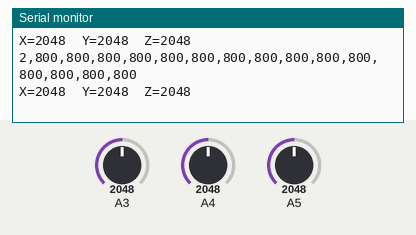
The sketch below on a simulated Particle Photon. Shown: the last lines printed to the serial monitor. The inputs (shaded band) are chosen by the test bench; at power-on: A3 = 2048, A4 = 2048, A5 = 2048.

Above: at 1.2 s.
1.3 s: A3 set to 2866
At 3.4 s:
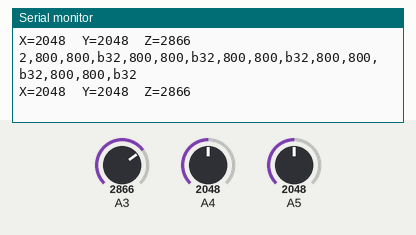
3.5 s: A4 set to 2866
At 5.4 s:
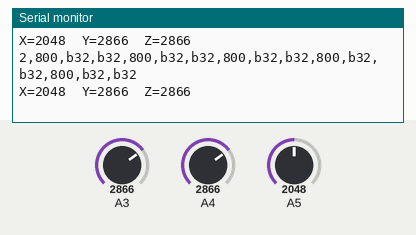
5.5 s: A5 set to 2866
At 7.5 s:
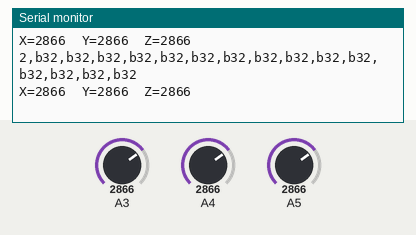
7.6 s: A3 set to 3603
At 9.5 s:
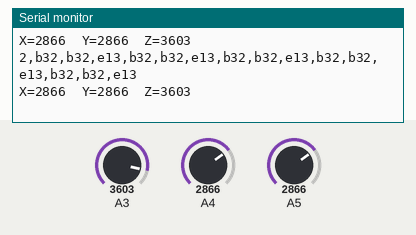
9.6 s: A4 set to 3603
At 11.5 s:
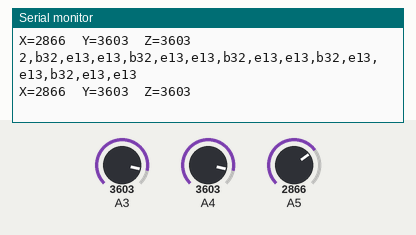
11.6 s: A5 set to 3603
At 13.5 s:
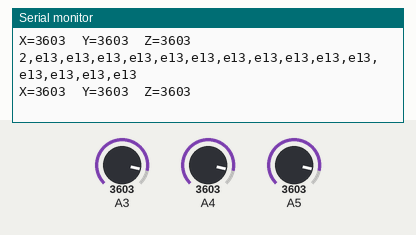
Timing chart, 0 to 14.6 s (numbered marks = the images above; inputs shaded):
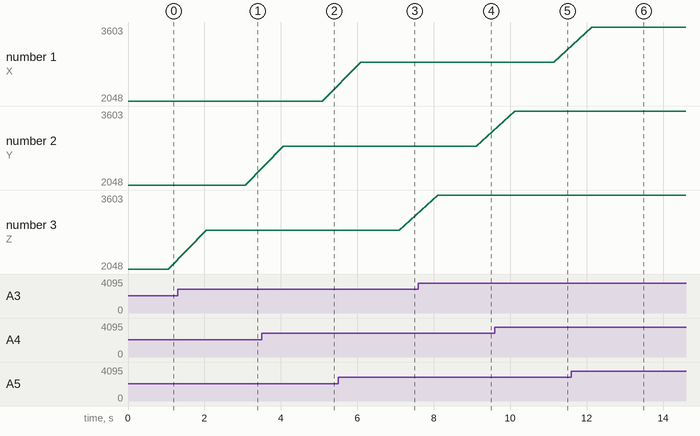

The sketch:

milkcarton-1.ino
```cpp
/* http://ikeyasu.com */
/* vim: set ts=2  sw=2 sts=2 et si: */
/* astyle --style=google --indent=spaces=2 --pad-oper carton-1.ino */

#ifndef DEBUG_LOG
#define DEBUG_LOG true
#endif
const int DELAY_DEFAULT = 1000; // msec
const int DELAY_MOVING = 30; // msec
const int MOVING_WINDOW_TIME = 1000; // msec

const int CONDITION_X = 100;
const int CONDITION_Y = 100;
const int CONDITION_Z = 100;

const int MAX_PUBLISH = 5;

void dp(char *str) {
  if (!DEBUG_LOG) return;
  Serial.println(str);
}

void dpXYZ(int x, int y, int z) {
  if (!DEBUG_LOG) return;
  Serial.print("X=");
  Serial.print(x);
  Serial.print("  Y=");
  Serial.print(y);
  Serial.print("  Z=");
  Serial.println(z);
}

const int PUBLISH_BUFFER_MAX_LEN = 63;
static char gPublishBuffer[PUBLISH_BUFFER_MAX_LEN] = {'2'};
static int gPublishBufferLen = 1;

void publishClear() {
  gPublishBufferLen = 1;
}

void publish(int x, int y, int z) {
  // analogRead return 0 to 4095.
  // fff is maximum
  // 2,(x),(y),(z),(x),(y),(z),(x),(y),(z)...(up to 63 bytes)..
  const int str_maxlen = 1 + 3 + 1 + 3 + 1 + 3 + 1;
  char str[str_maxlen];
  int len = snprintf(str, str_maxlen, ",%x,%x,%x", x, y, z);
  if (gPublishBufferLen + len > PUBLISH_BUFFER_MAX_LEN) {
    gPublishBuffer[gPublishBufferLen] = '\0';
    Spark.publish("accelerationDisptched", gPublishBuffer);
    publishClear();
  }
  strncpy(gPublishBuffer + gPublishBufferLen, str, len);
  gPublishBufferLen += len;
  dp(gPublishBuffer);
  dpXYZ(x, y, z);
}

void publishAll() {
  gPublishBuffer[gPublishBufferLen] = '\0';
  Spark.publish("accelerationDisptched", gPublishBuffer);
  publishClear();
}

bool detectMoving(int x, int y, int z) {
  bool ret = false;
  ret |= abs(x) >= CONDITION_X;
  ret |= abs(y) >= CONDITION_Y;
  ret |= abs(z) >= CONDITION_Z;
  return ret;
}

void setup() {
  Serial.begin(9600);
}

void loop() {
  static int delayTime = DELAY_DEFAULT;
  static int startMoving = 0;
  int x = analogRead(5);
  int y = analogRead(4);
  int z = analogRead(3);

  if (startMoving == 0) {
    if (detectMoving(x, y, z)) {
      delayTime = DELAY_MOVING;
      startMoving = millis();
      publish(x, y, z);
    }
  } else {
    publish(x, y, z);
    if (millis() - startMoving >= MOVING_WINDOW_TIME) {
      delayTime = DELAY_DEFAULT;
      startMoving = 0;
    }
  }

  delay(delayTime);
}
```

Measured:
- after the input at 1.3 s, the serial monitor: prints a new line after 0.75 s (image 1)
- after the input at 3.5 s, the serial monitor: prints a new line after 0.57 s (image 2)
- after the input at 5.5 s, the serial monitor: prints a new line after 0.58 s (image 3)
- after the input at 7.6 s, the serial monitor: prints a new line after 0.50 s (image 4)
- after the input at 9.6 s, the serial monitor: prints a new line after 0.52 s (image 5)
- after the input at 11.6 s, the serial monitor: prints a new line after 0.54 s (image 6)
- plotted number 3: 2048 → 2866 after the input at 1.3 s, 2866 → 3603 after the input at 7.6 s
